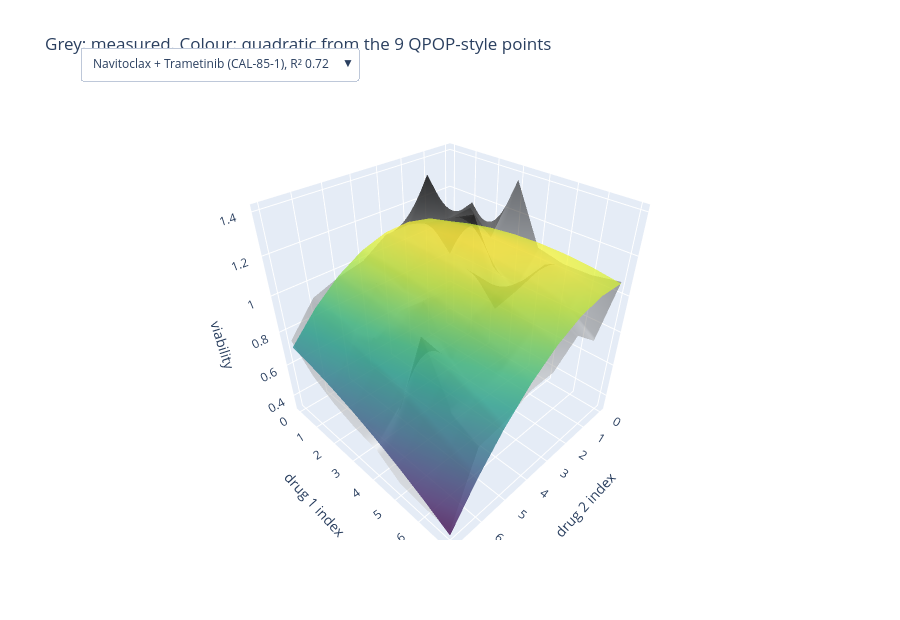

Here is the notebook cell this chart was saved with:
### Markdown cell above
## 4. Real surfaces next to their QPOP-style fit (rotate; pick a matrix)

### Code cell
order = RES.r2_full.sort_values().index
picks = [order[int(q * (len(order) - 1))] for q in (0.1, 0.5, 0.9)]   # poor, typical, good quadratic fit
fig = go.Figure()
for n, i in enumerate(picks):
    V = MATS[i]["V"]; P, _ = quad9(V)
    fig.add_trace(go.Surface(z=V, colorscale="Greys", opacity=0.55, showscale=False, visible=n == 0, name="measured"))
    fig.add_trace(go.Surface(z=P, colorscale="Viridis", opacity=0.75, showscale=False, visible=n == 0, name="quadratic from 3x3"))
btn = [dict(label=f"{MATS[i]['d1']} + {MATS[i]['d2']} ({MATS[i]['cell']}), R² {RES.r2_full[i]:.2f}", method="update",
            args=[dict(visible=[j // 2 == n for j in range(2 * len(picks))])]) for n, i in enumerate(picks)]
fig.update_layout(updatemenus=[dict(buttons=btn, x=0, y=1.12, xanchor="left")], height=620,
                  scene=dict(xaxis_title="drug 2 index", yaxis_title="drug 1 index", zaxis_title="viability"),
                  title="Grey: measured. Colour: quadratic from the 9 QPOP-style points")
fig
